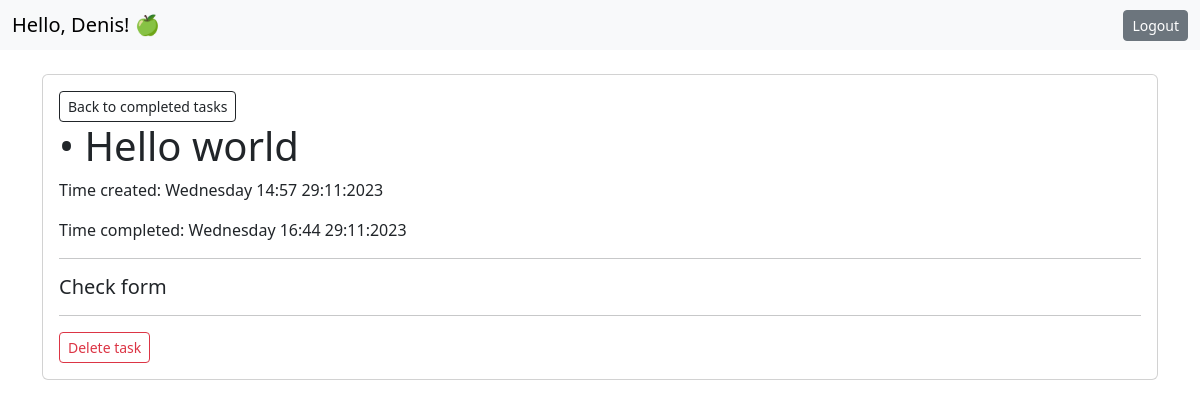
/completed/task/6/ (signed in), run on an earlier commit of the app's database.
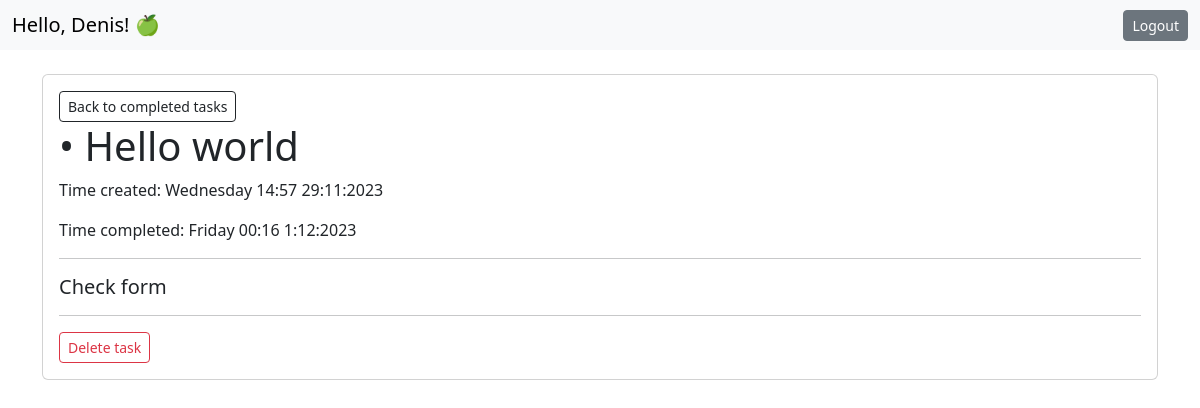
And on a later commit of the database.
### note/models.py (models this page shows, shortened)
class Task(models.Model):
    user = models.ForeignKey(User, on_delete=models.CASCADE)
    title = models.CharField(max_length=60)
    description = models.TextField(null=True, blank=True)
    complete = models.BooleanField(default=False)
    time_created = models.DateTimeField(auto_now_add=True)
    time_updated = models.DateTimeField(auto_now=True)
    importance = models.ForeignKey(Importance, on_delete=models.CASCADE, null=False)
    class Meta:
        ordering = ["-time_updated"]

### note/views.py (the view)
# urls.py: path('completed/task/<int:pk>/', views.detail_complete_task, name='detail_complete'),
@login_required
def detail_complete_task(request, pk):
    task = Task.objects.get(pk=pk)
    return render(request, "detail_completed_page.html", context={"task": task})

### note/templates/detail_completed_page.html
{% extends 'base.html' %}
{% block content %}
<br />
<div class="card">
    <div class="card-body">
        <a href="{% url 'completed' %}" class="btn btn-outline-dark btn-sm">Back to completed tasks</a>
        <h1 class="card-title">• {{ task.title }}</h1>
        <p class="card-text">Time created: {{ task.time_created|date:'l H:i j:m:Y' }}</p>
        {% if task.time_updated != task.time_created %}
        <p class="card-text">Time completed: {{ task.time_updated|date:'l H:i j:m:Y' }}</p>
        {% endif %}
        <hr />
        <h5 class="card-text">{{ task.description }}</h5>
        <hr />
        <a href="{% url 'delete' task.pk %}" class="btn btn-outline-danger btn-sm">Delete task</a>
    </div>
</div>
{% endblock %}

What changed in the data, as far as the page shows it:
changed Task "Hello world": time_updated "Wednesday 16:44 29:11:2023" → "Friday 00:16 1:12:2023"
